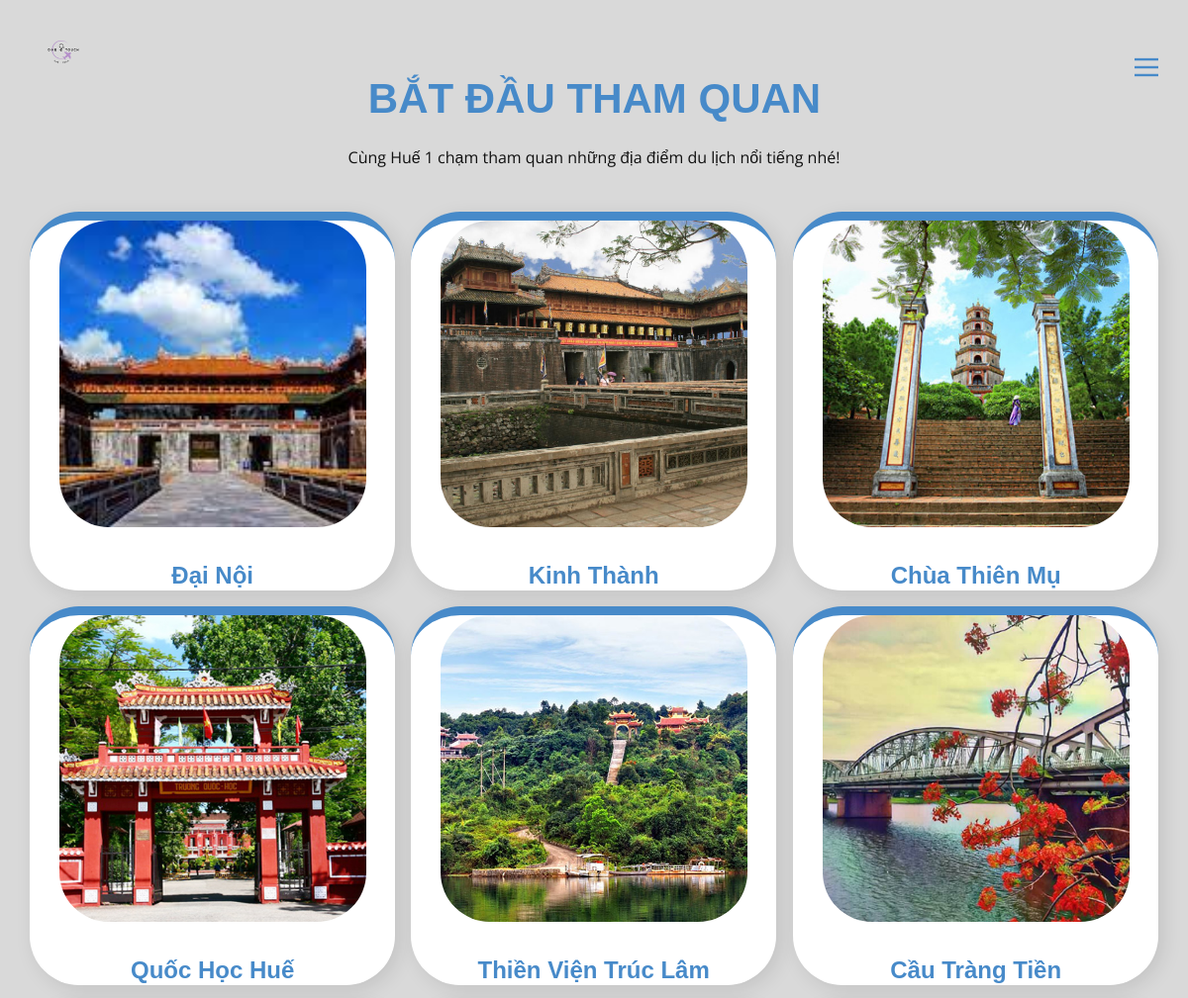
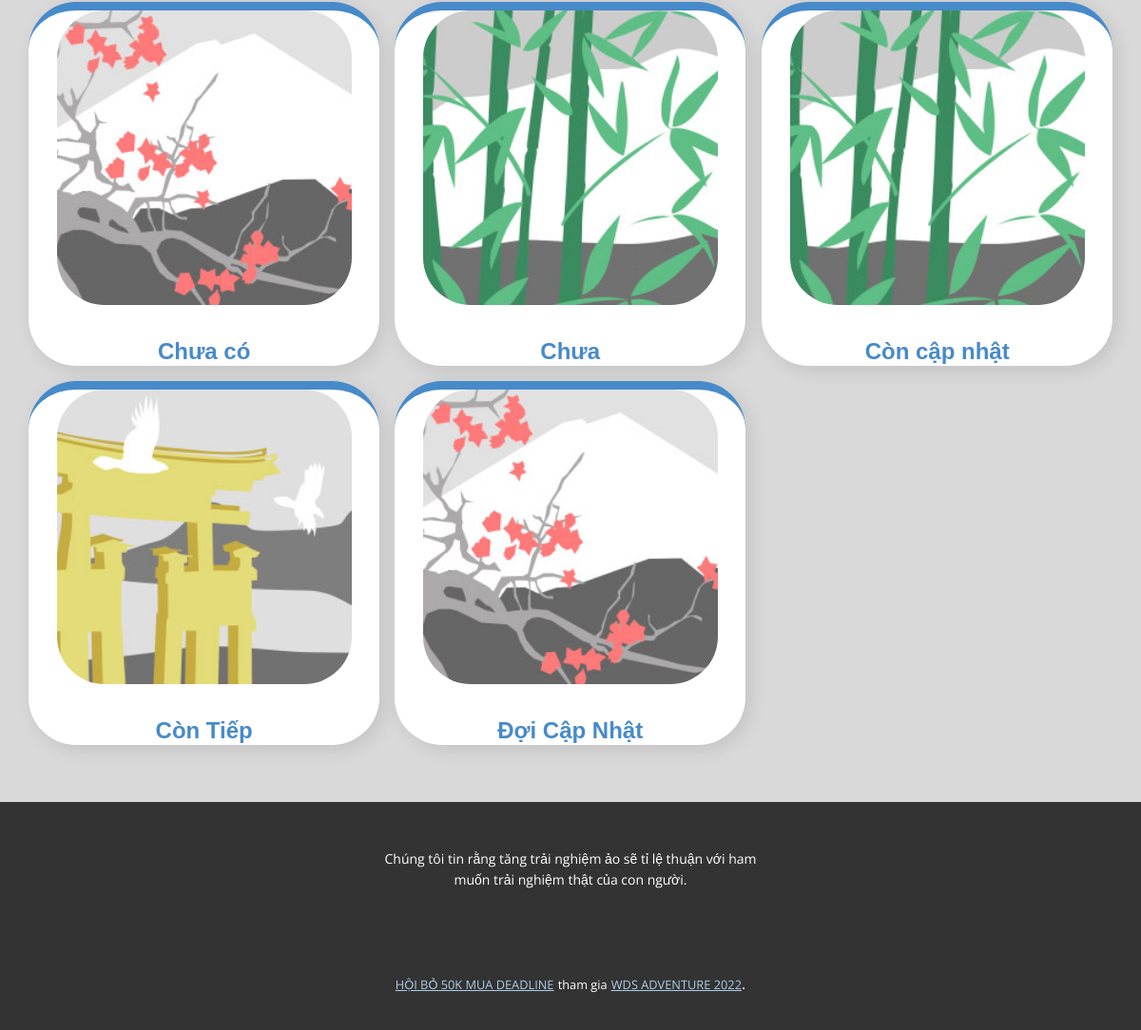
Screenshot of /sightseeing/ with the database file from the repository (2 pictures, top to bottom).
### sightseeing/models.py (models this page shows, shortened)
class Sightseeing(models.Model):
	sight_name 			= models.CharField(max_length=200, unique=True)
	slug 				= models.SlugField(max_length=200, unique=True)
	description 		= models.TextField(max_length=3000, blank=True)
	images 				= models.ImageField(upload_to='photos/sightseeing',)
	images_360_1 		= models.ImageField(upload_to='photos/image_360', null=True )
	images_360_2 		= models.ImageField(upload_to='photos/image_360', null=True )
	images_360_3 		= models.ImageField(upload_to='photos/image_360', null=True)
	yaw1				= models.IntegerField()
	yaw2				= models.IntegerField()
	yaw3				= models.IntegerField()
	is_available 		= models.BooleanField(default=True)
	place 				= models.ForeignKey(Place, on_delete=models.CASCADE)
	created_date 		= models.DateTimeField(auto_now_add=True)
	modified_date 		= models.DateTimeField(auto_now=True)
	def get_url(self):
		return reverse('sightseeing_detail', args=[self.place.slug, self.slug])

### sightseeing/views.py (the view)
# urls.py: path('sightseeing/', include('sightseeing.urls')),
def sightseeing(request, place_slug=None):
	places = None
	sightseeings = None
	if place_slug != None:
		places = get_object_or_404(Place, slug=place_slug)
		sightseeings = Sightseeing.objects.filter(place=places, is_available=True)
	else:
		sightseeings = Sightseeing.objects.all().filter(is_available=True).order_by('id')
	context = {
		'sightseeings':sightseeings,
	}
	return render(request, 'sightseeing/sightseeing.html', context)

### places/context_processors.py (called while the page is built)
def menu_links(request):
	links = Place.objects.all()
	return dict(links=links)

### templates/sightseeing/sightseeing.html
{% extends 'base.html' %}
{% load static %}
{% block content %}
    <section class="u-align-center u-clearfix u-grey-15 u-section-1" id="carousel_0c92">
      <div class="u-clearfix u-sheet u-sheet-1">
        <h2 class="u-custom-font u-font-montserrat u-text u-text-palette-1-base u-text-1" data-animation-name="customAnimationIn" data-animation-duration="1750" data-animation-delay="250">BẮT ĐẦU THAM QUAN</h2>
        <p class="u-align-center u-text u-text-2" data-animation-name="customAnimationIn" data-animation-duration="1250" data-animation-delay="250">Cùng Huế 1 chạm tham quan những địa điểm du lịch nổi tiếng nhé! </p>
        <div class="u-expanded-width u-list u-list-1">
          <div class="u-repeater u-repeater-1">
            {% for sightseeing in sightseeings %}
              <div class="u-align-center u-border-9 u-border-no-bottom u-border-no-left u-border-no-right u-border-palette-1-base u-container-style u-list-item u-radius-50 u-repeater-item u-shape-round u-white u-list-item-1" data-animation-name="customAnimationIn" data-animation-duration="1750" data-animation-direction="" data-animation-delay="250">
                <div class="u-container-layout u-similar-container u-container-layout-1">
                  <img class="u-expanded-width-lg u-expanded-width-md u-expanded-width-sm u-expanded-width-xs u-image u-image-round u-radius-50 u-image-1" alt="" data-image-width="407" data-image-height="407" src="{{ sightseeing.images.url }}">
                  <h4 class="u-custom-font u-font-montserrat u-text u-text-default u-text-3">
                    <a class="u-active-none u-border-none u-btn u-button-link u-button-style u-hover-none u-none u-text-palette-1-base u-btn-1" href="{{ sightseeing.get_url }}" data-page-id="20328349">{{sightseeing.sight_name}}</a>
                  </h4>
                </div>
              </div>
            {% endfor %}
          </div>
        </div>
      </div>
    </section>
{% endblock %}

### static/css/360-Tour.css (style rules this page uses)
.u-section-1 { background-image: none; }
.u-section-1 .u-sheet-1 { min-height: 1231px; }
.u-section-1 .u-text-1 { font-weight: 700; font-size: 2.625rem; --animation-custom_in-translate_x: 0px; --animation-custom_in-translate_y: 0px; --animation-custom_in-opacity: 0; --animation-custom_in-rotate: 0deg; --animation-custom_in-scale: 0.3; width: 771px; margin: 77px auto 0; }
.u-section-1 .u-text-2 { --animation-custom_in-translate_x: -200px; --animation-custom_in-translate_y: 0px; --animation-custom_in-opacity: 0; --animation-custom_in-rotate: 0deg; --animation-custom_in-scale: 1; width: 568px; margin: 24px auto 0; }
.u-section-1 .u-list-1 { margin-top: 41px; margin-bottom: 60px; }
.u-section-1 .u-repeater-1 { grid-template-columns: calc(33.3333% - 10.6667px) calc(33.3333% - 10.6667px) calc(33.3333% - 10.6667px); min-height: 855px; grid-gap: 16px 16px; }
.u-section-1 .u-list-item-1 { box-shadow: 5px 5px 20px 0 rgba(0,0,0,0.1); background-image: none; --animation-custom_in-translate_x: 0px; --animation-custom_in-translate_y: 0px; --animation-custom_in-opacity: 0; --animation-custom_in-rotate: 0deg; --animation-custom_in-scale: 0.3; }
.u-section-1 .u-container-layout-1 { padding: 0; }
.u-section-1 .u-image-1 { width: 310px; height: 310px; margin: 0 auto; }
.u-section-1 .u-text-3 { font-weight: 700; font-size: 1.5rem; margin: 35px auto 0; }
.u-section-1 .u-btn-1 { background-image: none; padding: 0; }

### rows the page displays
Sightseeing: images (picture), sight_name "Đại Nội"
Sightseeing: images (picture), sight_name "Kinh Thành"
Sightseeing: images (picture), sight_name "Chùa Thiên Mụ"
Sightseeing: images (picture), sight_name "Quốc Học Huế"
Sightseeing: images (picture), sight_name "Thiền Viện Trúc Lâm"
Sightseeing: images (picture), sight_name "Cầu Tràng Tiền"
Sightseeing: images (picture), sight_name "Chưa có"
Sightseeing: images (picture), sight_name "Chưa"
Sightseeing: images (picture), sight_name "Còn cập nhật"
Sightseeing: images (picture), sight_name "Còn Tiếp"
Sightseeing: images (picture), sight_name "Đợi Cập Nhật"
